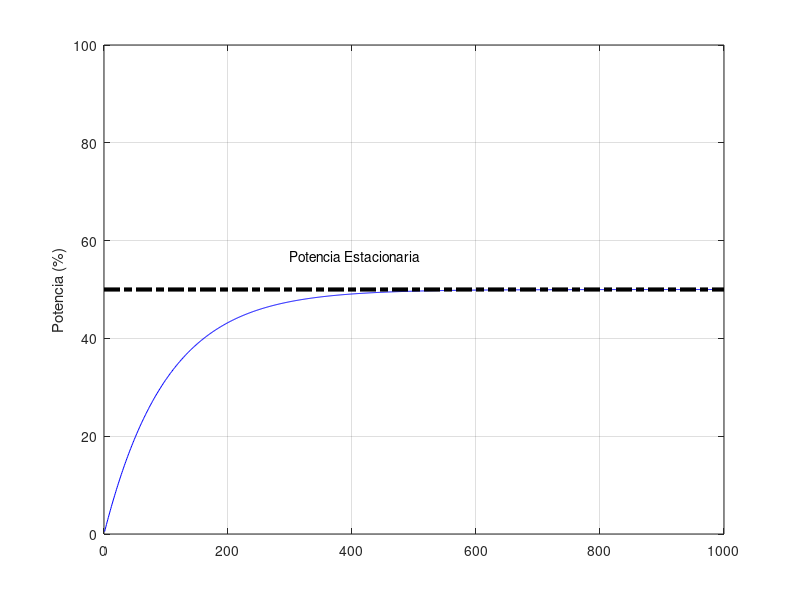
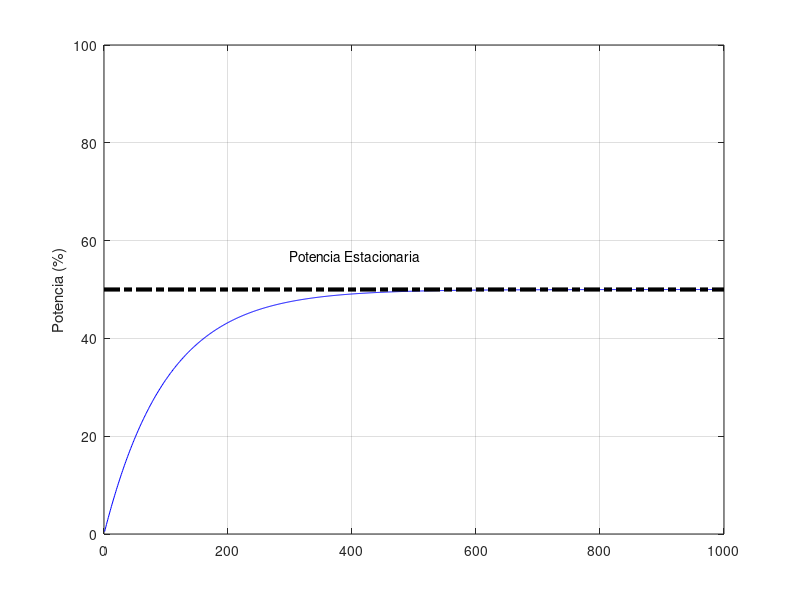
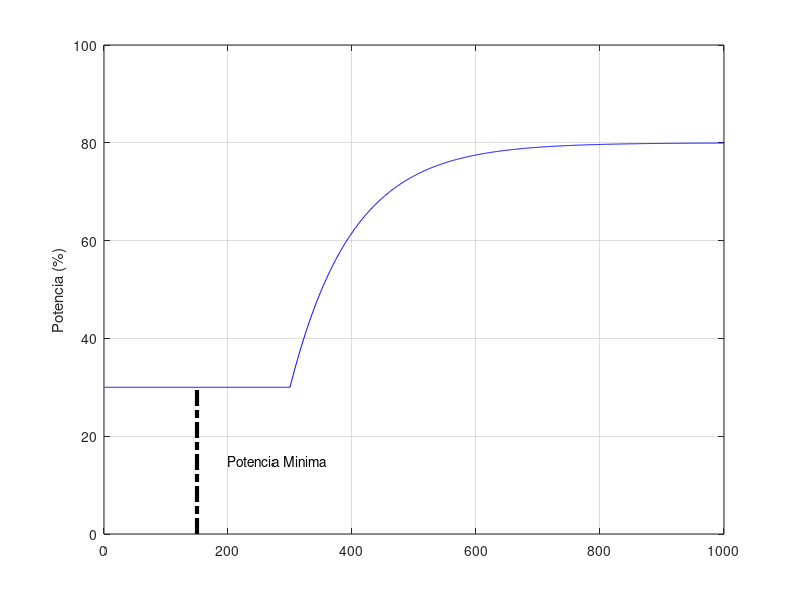
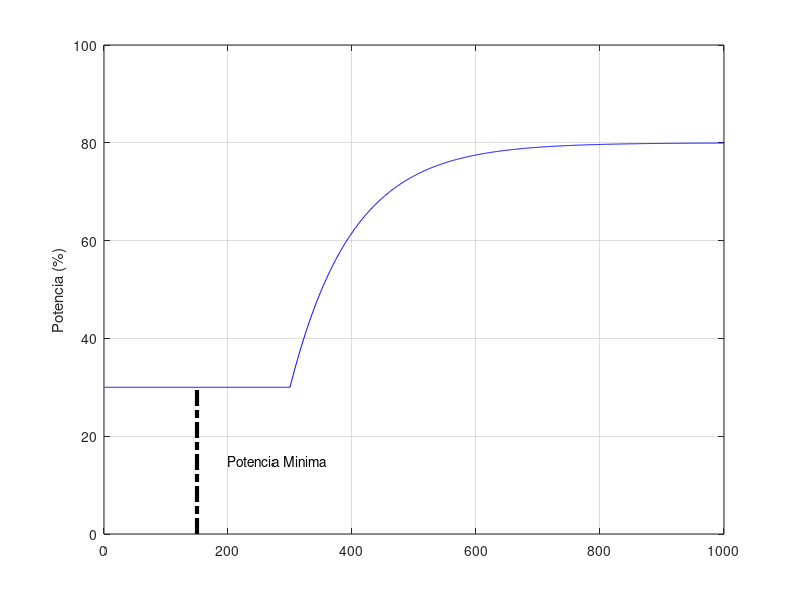

These figures' MATLAB source, in order:
% Este script genera las imagenes de potencia estacionaria, potencia minima
% y temperatura de corte que se ven como ayuda en la aplicación principal
clear all;
close all;
x = 1:1000;
yestacionario = (1-exp(-x/100)) * 50;

figure(1)
plot(x, yestacionario, "color", "b");
line ([0 1000], [50 50], "color", "k", "linewidth", 3, "linestyle", "-.");
grid on;
axis([0, 1000, 0, 100]);
ylabel("Potencia (%)");
text (300, 57, ['Potencia Estacionaria']);
print("-S1200,800", "potenciaEstacionaria.png");
print("-S200,150", "potenciaEstacionariaChica.png");

figure(2)
yminimo = ones(size(x)) * 30;
yminimo(301:1000) += yestacionario(1:700);
plot(x, yminimo, "color", "b");
line ([150 150], [0 30], "color", "k", "linewidth", 3, "linestyle", "-.");
hold on;
grid on;
axis([0, 1000, 0, 100]);
ylabel("Potencia (%)");
text (200, 15, ['Potencia Minima']);
print("-S1200,800", "potenciaMinima.png");
print("-S200,150", "potenciaMinimaChica.png");

figure(3)
ycorte = (1-exp(-x/100)) * 400;
ycorte(400:1000) = -0.4 * (x(400:1000) - 400) + ycorte(400);
plot(x, ycorte, "color", "b");
line([0 1000], [ycorte(400) ycorte(400)], "color", "k", "linewidth", 3, "linestyle", "-.");
hold on;
grid on;
axis([0, 1000, 0, 500]);
ylabel("Temperatura (°C)")
text (200, 450, ['Temperatura de corte']);
print("-S1200,800", "temperaturaCorte.png");
print("-S200,150", "temperaturaCorteChica.png");

figure(4)
yestacionario = (1-exp(-x/100)) * 750;
plot(x, yestacionario, "color", "b");
line ([0 1000], [800 800], "color", "b", "linewidth", 1, "linestyle", "-.");
line ([700 700], [750 800], "color", "k", "linewidth", 2, "linestyle", "-");
grid on;
axis([0, 1000, 0, 1000]);
ylabel("Temperatura (°C)");
text (200, 700, ['Sensibilidad de temperatura']);
print("-S1200,800", "sensibilidad.png");
print("-S200,150", "sensibilidadChica.png");